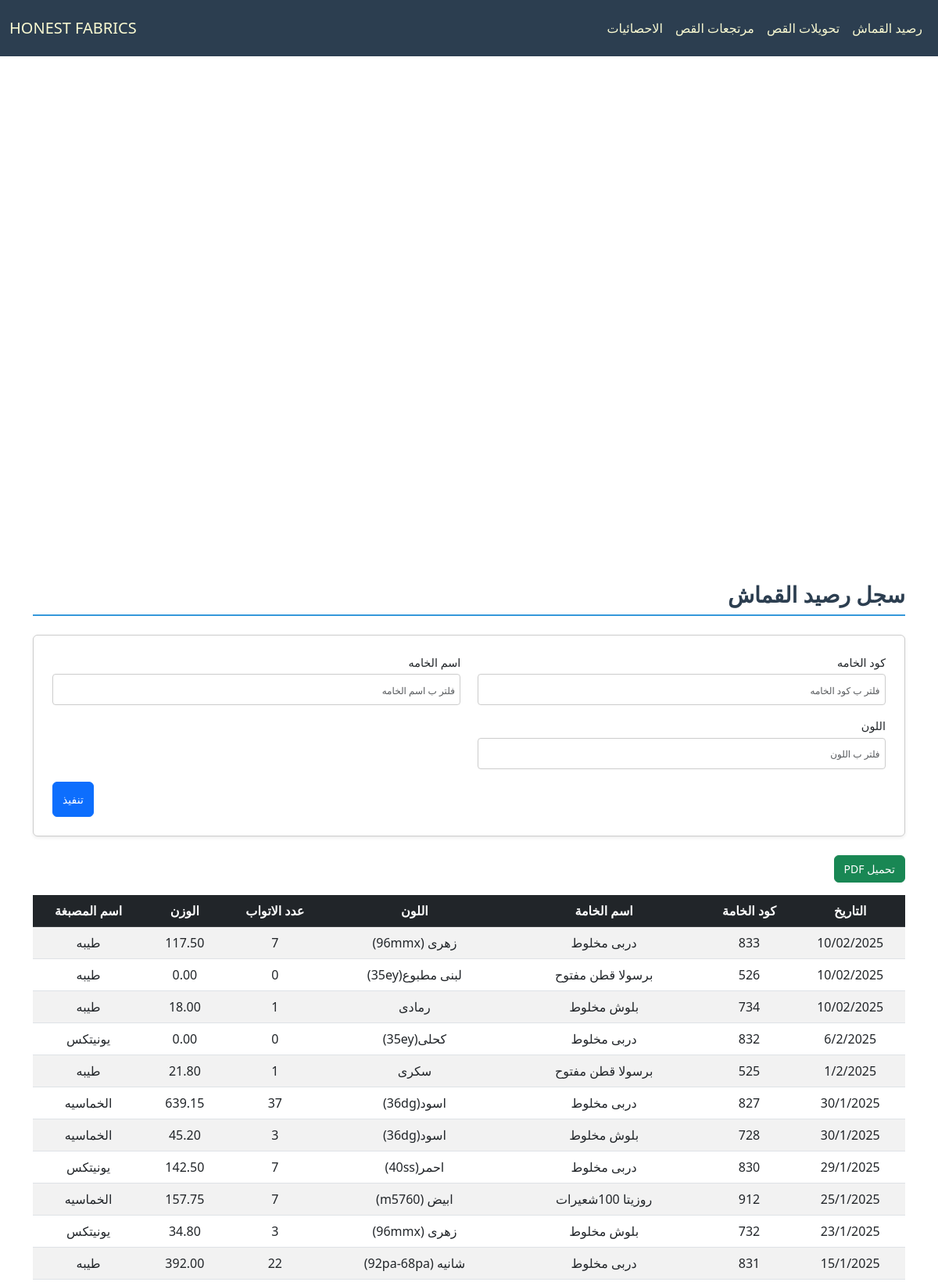
Screenshot of /cloth/ (upper part) with the database file from the repository.
### cloth/models.py (models this page shows, shortened)
class Base(models.Model):
    id = models.IntegerField(primary_key=True, verbose_name="الرمز")
    fabric_code = models.CharField(max_length=100, verbose_name="كود الخامه", db_index=True, null=True, blank=True)
    fabric_name = models.CharField(max_length=200, verbose_name="اسم الخامه", null=True, blank=True)
    color = models.CharField(max_length=100, verbose_name="اللون", null=True, blank=True)
    roll = models.PositiveIntegerField(verbose_name="عدد الاتواب", null=True, blank=True)
    weight = models.DecimalField(max_digits=10, decimal_places=2, verbose_name="الوزن", null=True, blank=True)
    date = models.CharField(max_length=100,verbose_name="التاريخ", null=True, blank=True)
    class Meta:
        abstract = True

class Fabric(Base):
    dyehouse_name = models.CharField(max_length=200, verbose_name="اسم المصبغة", null=True, blank=True)

### cloth/views.py (the view)
# urls.py: path('', FabricView.as_view(), name='fabric_view'),
class FabricView(FilterableListView):
    template_name = "cloth/balance.html"
    model = Fabric
    filter_fields = ['fabric_code', 'fabric_name', 'color']
    columns = ["التاريخ","كود الخامة","اسم الخامة","اللون","عدد الاتواب","الوزن","اسم المصبغة"]

### cloth/views.py (called while the page is built)
    def parse_date(self, date_str):
        try:
            normalized_date = date_str.replace("\\", "/")
            return datetime.strptime(normalized_date, "%d/%m/%Y")
        except (ValueError, AttributeError):
            return datetime.min

    def get_queryset(self):
        queryset = super().get_queryset()
        filters = Q()
        ordering = self.request.GET.get('order', 'desc')
        for field in self.filter_fields:
            filter_value = self.request.GET.get(field)
            if filter_value:
                filters &= Q(**{f"{field}__icontains": filter_value})
        filtered_queryset = queryset.filter(filters)
        models = list(filtered_queryset)
        models.sort(
            key=lambda x: self.parse_date(x.date) if x.date else datetime.min,
            reverse=(ordering == 'desc')
        )
        return models

    def get_context_data(self, **kwargs):
        context = super().get_context_data(**kwargs)
        update = Updates.objects.all().order_by('-date').first()
        context['update'] = localtime(update.date).strftime("%d/%m %I:%M %p") if update and update.date else None
        context['columns'] = self.columns
        model_meta = self.model._meta
        context['filter_fields'] = [
            {
                'field_name': field,
                'verbose_name': model_meta.get_field(field).verbose_name,
                'value': self.request.GET.get(field) or "",
            }
            for field in self.filter_fields
        ]
        return context

### cloth/templates/cloth/balance.html (shortened to what this page needs)
{% extends "cloth/layout.html" %}
{% load static %}
{% block home_page %}
<a class="navbar-brand" href="{% url 'fabric_view' %}">HONEST FABRICS</a>
{% endblock %}
{% block navbar_links_small %}
{% include "cloth/nav_links.html" %}
{% endblock %}
{% block body %}
    <h2 class="section-title pt-4">سجل رصيد القماش</h2>
    <form method="get" class="filter-form-flex mb-4 p-4 rounded shadow-sm">
        {% for filter_field in filter_fields %}
        <div class="form-group mb-3">
            <label for="filter_{{ forloop.counter }}" class="form-label">{{ filter_field.verbose_name }}</label>
            <input type="text" id="filter_{{ forloop.counter }}" name="{{ filter_field.field_name }}"
                   placeholder="فلتر ب {{ filter_field.verbose_name }}"
                   class="form-control"
                   value="{{ filter_field.value }}">
        </div>
        {% endfor %}
        <div class="submit-container">
            <button type="submit" class="btn btn-primary submit-btn">تنفيذ</button>
        </div>
    </form>
    <button onclick="generatePDF()" class="btn btn-success mb-3">تحميل PDF</button>
    <div style="overflow-y: auto; max-height: 70vh; position: relative;" class="table-responsive mb-4">
        <table id="data-table" class="table table-striped">
            <thead class="table-dark">
                <tr>
                    <th style="position: sticky; top: 0;" >التاريخ</th>
                    <th style="position: sticky; top: 0;" >كود الخامة</th>
                    <th style="position: sticky; top: 0;" >اسم الخامة</th>
                    <th style="position: sticky; top: 0;" >اللون</th>
                    <th style="position: sticky; top: 0;" >عدد الاتواب</th>
                    <th style="position: sticky; top: 0;" >الوزن</th>
                    <th style="position: sticky; top: 0;" >اسم المصبغة</th>
                </tr>
            </thead>
            <tbody>
                {% for model in models %}
                <tr>
                    <td>{{ model.date }}</td>
                    <td>{{ model.fabric_code }}</td>
                    <td>{{ model.fabric_name }}</td>
                    <td>{{ model.color }}</td>
                    <td>{{ model.roll }}</td>
                    <td>{{ model.weight }}</td>
                    <td>{{ model.dyehouse_name }}</td>
                </tr>
                {% empty %}
                <tr>
                    <td colspan="7" class="text-center">لا يوجد عناصر</td>
                </tr>
                {% endfor %}
            </tbody>
        </table>
    </div>
{% endblock body %}

### cloth/static/cloth/styles.css (style rules this page uses)
:root { --primary-color: #3498db; --light-blue: #3db1ff5e; --secondary-color: #2c3e50; --success-color: #2ecc71; --danger-color: #e74c3c; --warning-color: #f1c40f; --light-bg: #f8f9fa; --dark-bg: #343a40; --light-text: lightgoldenrodyellow; --golden-text: rgb(255, 255, 0); --border-color: #dee2e6; --white-color: #ffffff; }
*, *::before, *::after { box-sizing: border-box; }
ul, div { padding: 0; margin: 0; }
body { background-color: var(--light-bg); margin-top: 80px; margin-inline: 0; font-family: 'Segoe UI', Tahoma, Geneva, Verdana, sans-serif; line-height: 1.6; font-size: 16px; }
#navbar, #navbar a, #navbar-menu-body, #navbar-menu-body a { color: var(--light-text) !important; }
.section-title { color: var(--secondary-color); border-bottom: 2px solid var(--primary-color); padding-bottom: 0.5rem; margin-bottom: 1.5rem; font-weight: bold; }
.table { border-collapse: separate; border-spacing: 0; border-radius: 8px; width: 100%; }
.table th, .table td { text-align: center; vertical-align: middle; padding: 10px; }
.table-striped tbody tr:nth-of-type(odd) { background-color: var(--light-bg); }
.table-dark th { background-color: var(--secondary-color); color: var(--light-text); }
.table-responsive { overflow-x: auto; }
.table-responsive table th, .table-responsive table td { white-space: nowrap; min-width: fit-content; }
.table-responsive table { width: 100%; table-layout: auto; }
.filter-form-flex { display: flex; flex-wrap: wrap; padding: 1rem; border: 1px solid #ccc; border-radius: 8px; background-color: #fff; justify-content: space-between; column-gap: 2px; direction: rtl; }
.filter-form-flex .form-group { display: flex; flex-direction: column; margin-bottom: 5px; width: 49%; }
.filter-form-flex .form-label { font-size: 0.9rem; margin-bottom: 0.25rem; }
.filter-form-flex .form-control { border: 1px solid #ccc; border-radius: 4px; padding: 0.4rem; font-size: 0.9rem; }
.filter-form-flex input[type="text"], .filter-form-flex input[type="number"], .filter-form-flex input[type="date"] { width: 100%; height: 40px; }
.submit-container { display: flex; justify-content: flex-end; width: 100%; }
.filter-form-flex .submit-btn { width: auto; height: 45px; font-size: 1rem; }
@media (max-width: 1200px) { body { font-size: 15px; } }
@media (max-width: 1200px) { h4.section-title, h2 { font-size: 28px !important; } }
@media (max-width: 1200px) { p.lead, .oped_details_btn, .btn { font-size: 14px !important; } }
@media (max-width: 1200px) { ::placeholder { font-size: 12px !important; } }

### rows the page displays
Fabric: date "10/02/2025", fabric_code "833", fabric_name "دربى مخلوط", color "زهرى (96mmx)", roll "7", weight "117.50", dyehouse_name "طيبه"
Fabric: date "10/02/2025", fabric_code "526", fabric_name "برسولا قطن مفتوح", color "لبنى مطبوع(35ey)", roll "0", weight "0.00", dyehouse_name "طيبه"
Fabric: date "10/02/2025", fabric_code "734", fabric_name "بلوش مخلوط", color "رمادى", roll "1", weight "18.00", dyehouse_name "طيبه"
Fabric: date "6/2/2025", fabric_code "832", fabric_name "دربى مخلوط", color "كحلى(35ey)", roll "0", weight "0.00", dyehouse_name "يونيتكس"
Fabric: date "1/2/2025", fabric_code "525", fabric_name "برسولا قطن مفتوح", color "سكرى", roll "1", weight "21.80", dyehouse_name "طيبه"
Fabric: date "30/1/2025", fabric_code "827", fabric_name "دربى مخلوط", color "اسود(36dg)", roll "37", weight "639.15", dyehouse_name "الخماسيه"
Fabric: date "30/1/2025", fabric_code "728", fabric_name "بلوش مخلوط", color "اسود(36dg)", roll "3", weight "45.20", dyehouse_name "الخماسيه"
Fabric: date "29/1/2025", fabric_code "830", fabric_name "دربى مخلوط", color "احمر(40ss)", roll "7", weight "142.50", dyehouse_name "يونيتكس"
Fabric: date "25/1/2025", fabric_code "912", fabric_name "روزيتا 100شعيرات", color "ابيض (m5760)", roll "7", weight "157.75", dyehouse_name "الخماسيه"
Fabric: date "23/1/2025", fabric_code "732", fabric_name "بلوش مخلوط", color "زهرى (96mmx)", roll "3", weight "34.80", dyehouse_name "يونيتكس"
Fabric: date "15/1/2025", fabric_code "831", fabric_name "دربى مخلوط", color "شانيه (92pa-68pa)", roll "22", weight "392.00", dyehouse_name "طيبه"

### other values shown
{{ filter_field.verbose_name }} "كود الخامه" "اسم الخامه" "اللون"
